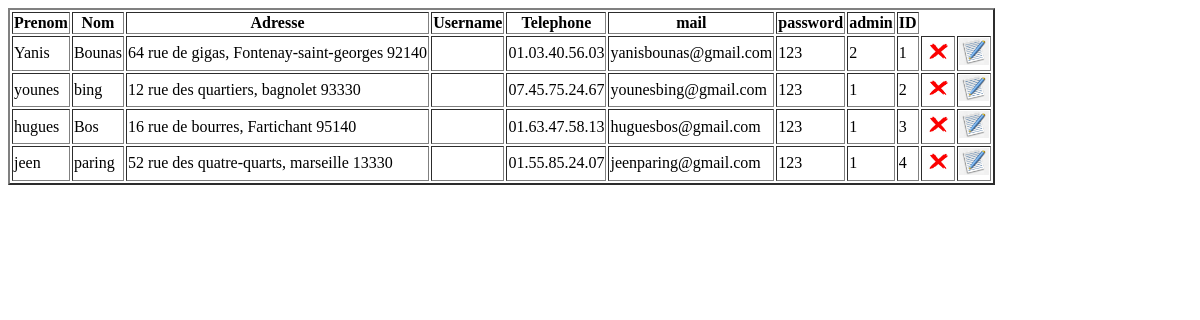
The page /admin.php (signed in) on the database as committed earlier.
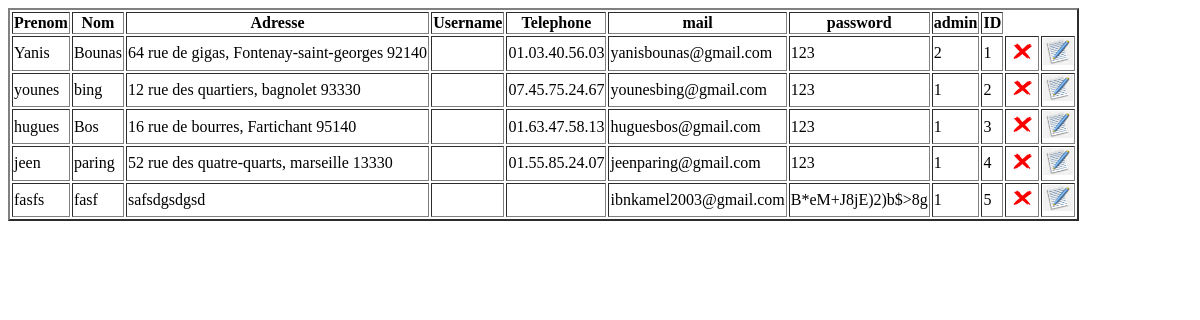
The same page on the database as committed later.
### tables this page shows
CREATE TABLE IF NOT EXISTS `utilisateurs` (
  `ID` int(11) NOT NULL AUTO_INCREMENT,
  `admin` int(1) NOT NULL DEFAULT '1',
  `Nom` varchar(50) NOT NULL,
  `Prenom` varchar(50) NOT NULL,
  `Username` varchar(50) DEFAULT NULL,
  `Adresse` varchar(100) NOT NULL,
  `Telephone` varchar(50) DEFAULT NULL,
  `mail` varchar(50) NOT NULL,
  `password` varchar(50) NOT NULL,
  PRIMARY KEY (`ID`)
);

### admin.php (the view, shortened to what this page needs)
<?php
require_once "db.php";
?>
<!DOCTYPE html>
<html lang="en">
<head>
</head>
<body>
    <table border = "2px">
    <?php
        $sql = "select Prenom, Nom, Adresse, Username, Telephone, mail, password, admin, ID from utilisateurs";
        $result = mysqli_query($mysqli, $sql);
        echo "<tr>";
        echo "<th>Prenom</th>";
        echo "<th>Nom</th>";
        echo "<th>Adresse</th>";
        echo "<th>Username</th>";
        echo "<th>Telephone</th>";
        echo "<th>mail</th>";
        echo "<th>password</th>";
        echo "<th>admin</th>";
        echo "<th>ID</th>";
        echo "</tr>";
        while ($row = mysqli_fetch_array($result)) {
            echo "<tr>";
            echo "<td>" . $row["Prenom"] . "</td>";
            echo "<td>" . $row["Nom"] . "</td>";
            echo "<td>" . $row["Adresse"] . "</td>";
            echo "<td>" . $row["Username"] . "</td>";
            echo "<td>" . $row["Telephone"] . "</td>";
            echo "<td>" . $row["mail"] . "</td>";
            echo "<td>" . $row["password"] . "</td>";
            echo "<td>" . $row["admin"] . "</td>";
            echo "<td>" . $row["ID"] . "</td>";
            $id = $row["ID"];
            $ligne = "<a href='/protfinder/admindelete.php?id=" . $id . "'>
            <img src = '/protfinder/img/cross.png' width ='30px'/> </a>";
            echo "<td>" . $ligne . "</td>";
            $ligneEdit = "<a href='/protfinder/adminedit.php?id=" . $id . "'>
            <img src = '/protfinder/img/edit.png' width ='30px'/> </a>";
            echo "<td>" . $ligneEdit . "</td>";
            echo "</tr>";
            }
    ?>
    </table>
</body>
</html>

Rows that differ between the two databases and show on the page:
added utilisateurs: Prenom "fasfs", Nom "fasf", Adresse "safsdgsdgsd", mail "ibnkamel2003@gmail.com", password "B*eM+J8jE)2)b$>8g", admin "1", ID "5"
